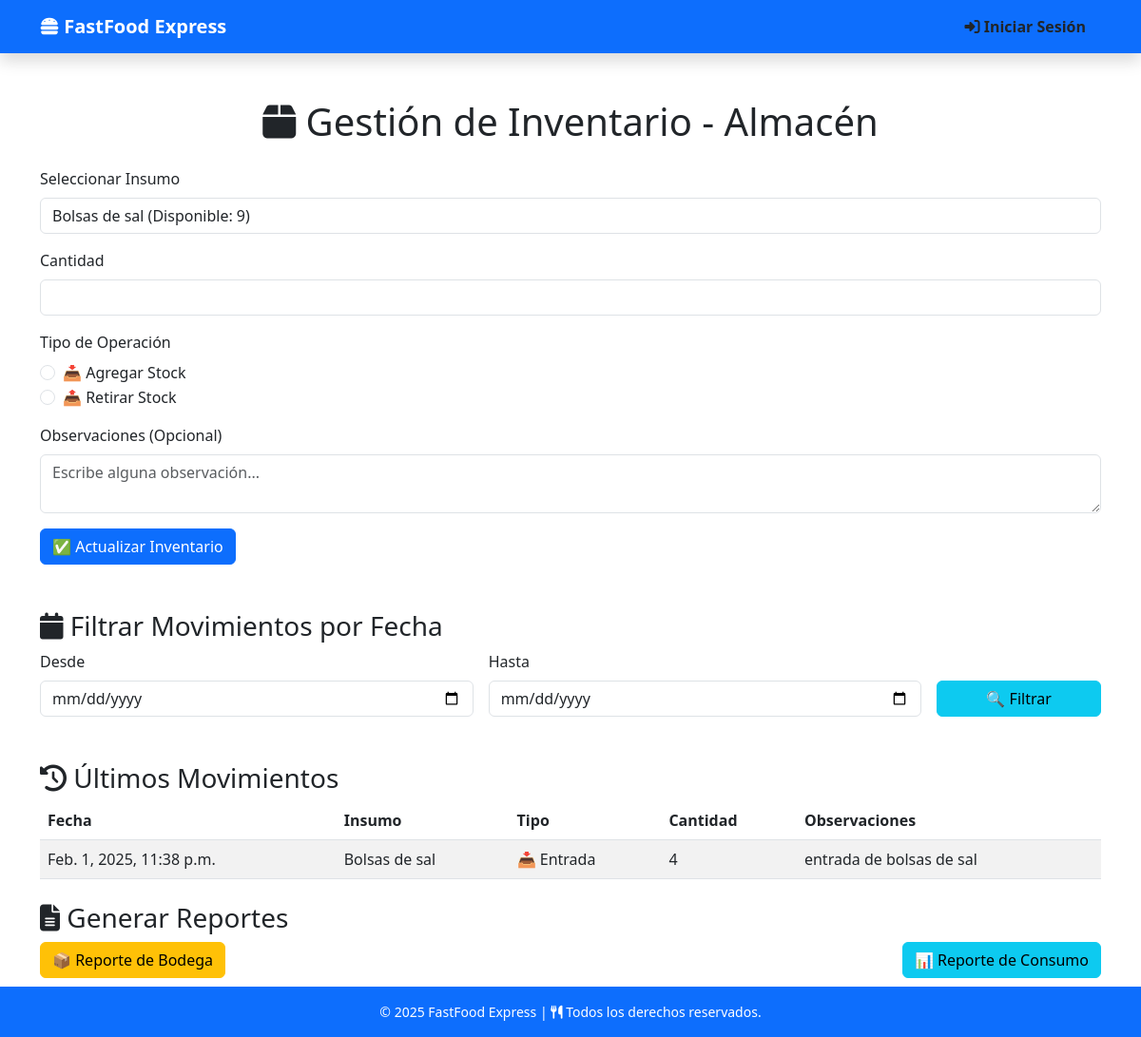
The page /inventario/gestionar/ on the database as committed earlier.
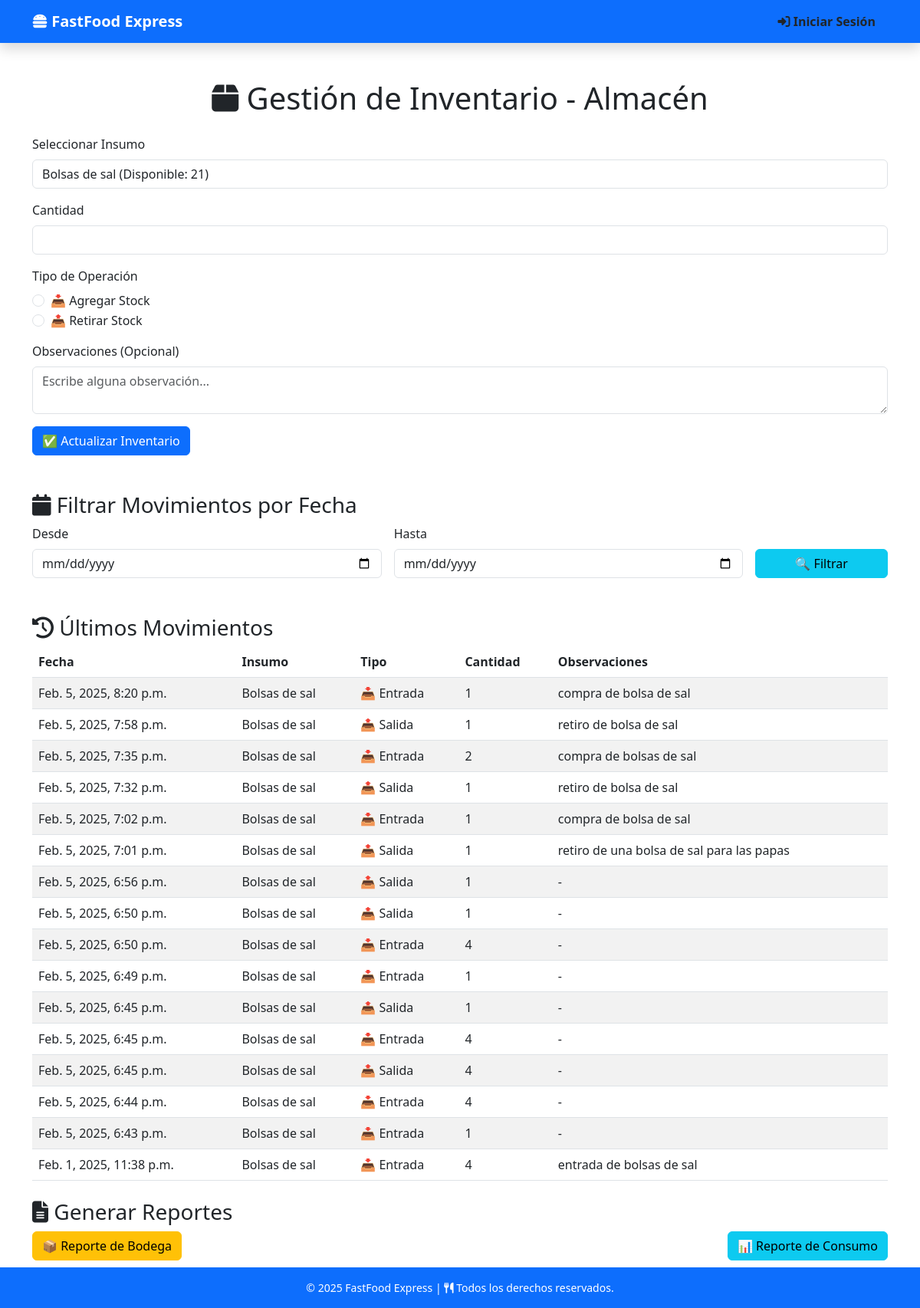
The same page on the database as committed later.
### inventario/models.py (models this page shows, shortened)
class Operacion(models.Model):
    TIPO_OPERACION_CHOICES = [
        ('entrada', 'Entrada'),
        ('salida', 'Salida'),
    ]
    tipo = models.CharField(max_length=10, choices=TIPO_OPERACION_CHOICES)
    insumo = models.ForeignKey(Insumo, on_delete=models.CASCADE, related_name="operaciones")
    cantidad = models.IntegerField()
    fechaRegistro = models.DateTimeField(auto_now_add=True)
    observaciones = models.TextField(blank=True, null=True)

class Insumo(models.Model):
    identificador = models.CharField(max_length=10, unique=True)
    nombre = models.CharField(max_length=50)
    cantidadDisponible = models.IntegerField(default=0)
    unidadMedida = models.CharField(max_length=30)
    nivelReorden = models.IntegerField()
    precioUnitario = models.FloatField()
    ubicacion = models.CharField(max_length=100)

### inventario/views.py (the view, shortened to what this page needs)
# urls.py: path('inventario/gestionar/', gestionar_inventario, name='gestionar_inventario'),
def gestionar_inventario(request):
    insumos = Insumo.objects.all()
    operaciones = Operacion.objects.all().order_by('-fechaRegistro')  # Últimos movimientos
    fecha_inicio = request.GET.get('fecha_inicio')
    fecha_fin = request.GET.get('fecha_fin')
    if fecha_inicio and fecha_fin:
        fecha_inicio = parse_date(fecha_inicio)
        fecha_fin = parse_date(fecha_fin)
        if fecha_inicio and fecha_fin:
            operaciones = operaciones.filter(fechaRegistro__date__gte=fecha_inicio, fechaRegistro__date__lte=fecha_fin)
    return render(request, 'inventario/gestionar_invetario.html', {
        'insumos': insumos,
        'operaciones': operaciones,
        'fecha_inicio': fecha_inicio,
        'fecha_fin': fecha_fin
    })

### templates/inventario/gestionar_invetario.html (shortened to what this page needs)
{% extends 'base.html' %}
{% load static %}
{% block content %}
<div class="container mt-5">
    <h1 class="text-center"><i class="fas fa-box"></i> Gestión de Inventario - Almacén</h1>
    <form method="POST" class="mt-4">
        <div class="mb-3">
            <label for="insumo" class="form-label">Seleccionar Insumo</label>
            <select id="insumo" name="insumo" class="form-control" required>
                {% for insumo in insumos %}
                    <option value="{{ insumo.id }}">{{ insumo.nombre }} (Disponible: {{ insumo.cantidadDisponible }})</option>
                {% endfor %}
            </select>
        </div>
        <div class="mb-3">
            <label for="cantidad" class="form-label">Cantidad</label>
            <input type="number" id="cantidad" name="cantidad" class="form-control" min="1" required>
        </div>
        <div class="mb-3">
            <label class="form-label">Tipo de Operación</label>
            <div class="form-check">
                <input type="radio" id="entrada" name="tipo" value="entrada" class="form-check-input" required>
                <label for="entrada" class="form-check-label">📥 Agregar Stock</label>
            </div>
            <div class="form-check">
                <input type="radio" id="salida" name="tipo" value="salida" class="form-check-input">
                <label for="salida" class="form-check-label">📤 Retirar Stock</label>
            </div>
        </div>
        <div class="mb-3">
            <label for="observaciones" class="form-label">Observaciones (Opcional)</label>
            <textarea id="observaciones" name="observaciones" class="form-control" rows="2" placeholder="Escribe alguna observación..."></textarea>
        </div>
        <button type="submit" class="btn btn-primary">✅ Actualizar Inventario</button>
    </form>
    <h3 class="mt-5"><i class="fas fa-calendar"></i> Filtrar Movimientos por Fecha</h3>
    <form method="GET" action="{% url 'gestionar_inventario' %}" class="row g-3">
        <div class="col-md-5">
            <label for="fecha_inicio" class="form-label">Desde</label>
            <input type="date" id="fecha_inicio" name="fecha_inicio" class="form-control" value="{{ fecha_inicio }}">
        </div>
        <div class="col-md-5">
            <label for="fecha_fin" class="form-label">Hasta</label>
            <input type="date" id="fecha_fin" name="fecha_fin" class="form-control" value="{{ fecha_fin }}">
        </div>
        <div class="col-md-2 d-flex align-items-end">
            <button type="submit" class="btn btn-info w-100">🔍 Filtrar</button>
        </div>
    </form>
    <h3 class="mt-5"><i class="fas fa-history"></i> Últimos Movimientos</h3>
    <table class="table table-striped">
        <thead>
            <tr>
                <th>Fecha</th>
                <th>Insumo</th>
                <th>Tipo</th>
                <th>Cantidad</th>
                <th>Observaciones</th>
            </tr>
        </thead>
        <tbody>
            {% for operacion in operaciones %}
            <tr>
                <td>{{ operacion.fechaRegistro }}</td>
                <td>{{ operacion.insumo.nombre }}</td>
                <td>{% if operacion.tipo == "entrada" %}📥 Entrada{% else %}📤 Salida{% endif %}</td>
                <td>{{ operacion.cantidad }}</td>
                <td>{{ operacion.observaciones|default:"-" }}</td>
            </tr>
            {% empty %}
            <tr>
                <td colspan="5" class="text-center text-muted">No hay movimientos recientes.</td>
            </tr>
            {% endfor %}
        </tbody>
    </table>
    <h3 class="mt-4"><i class="fas fa-file-alt"></i> Generar Reportes</h3>
    <div class="d-flex justify-content-between">
        <a href="{% url 'generar_reporte_bodega' %}" class="btn btn-warning">📦 Reporte de Bodega</a>
        <a href="{% url 'generar_reporte_consumo' %}" class="btn btn-info">📊 Reporte de Consumo</a>
    </div>
    <div class="text-center mt-4">
        <a href="{% url 'vista_inventario' %}" class="btn btn-secondary">🔙 Volver al Inventario</a>
    </div>
</div>
{% endblock %}

Rows that differ between the two databases and show on the page:
added Operacion: fechaRegistro "Feb. 5, 2025, 8:20 p.m.", insumo.nombre "Bolsas de sal", tipo "📥 Entrada", cantidad "1", observaciones "compra de bolsa de sal"
added Operacion: fechaRegistro "Feb. 5, 2025, 7:58 p.m.", insumo.nombre "Bolsas de sal", tipo "📤 Salida", cantidad "1", observaciones "retiro de bolsa de sal"
added Operacion: fechaRegistro "Feb. 5, 2025, 7:35 p.m.", insumo.nombre "Bolsas de sal", tipo "📥 Entrada", cantidad "2", observaciones "compra de bolsas de sal"
added Operacion: fechaRegistro "Feb. 5, 2025, 7:32 p.m.", insumo.nombre "Bolsas de sal", tipo "📤 Salida", cantidad "1", observaciones "retiro de bolsa de sal"
added Operacion: fechaRegistro "Feb. 5, 2025, 7:02 p.m.", insumo.nombre "Bolsas de sal", tipo "📥 Entrada", cantidad "1", observaciones "compra de bolsa de sal"
added Operacion: fechaRegistro "Feb. 5, 2025, 7:01 p.m.", insumo.nombre "Bolsas de sal", tipo "📤 Salida", cantidad "1", observaciones "retiro de una bolsa de sal para las papas"
added Operacion: fechaRegistro "Feb. 5, 2025, 6:56 p.m.", insumo.nombre "Bolsas de sal", tipo "📤 Salida", cantidad "1", observaciones "-"
added Operacion: fechaRegistro "Feb. 5, 2025, 6:50 p.m.", insumo.nombre "Bolsas de sal", tipo "📤 Salida", cantidad "1", observaciones "-"
added Operacion: fechaRegistro "Feb. 5, 2025, 6:50 p.m.", insumo.nombre "Bolsas de sal", tipo "📥 Entrada", cantidad "4", observaciones "-"
added Operacion: fechaRegistro "Feb. 5, 2025, 6:49 p.m.", insumo.nombre "Bolsas de sal", tipo "📥 Entrada", cantidad "1", observaciones "-"
added Operacion: fechaRegistro "Feb. 5, 2025, 6:45 p.m.", insumo.nombre "Bolsas de sal", tipo "📤 Salida", cantidad "1", observaciones "-"
added Operacion: fechaRegistro "Feb. 5, 2025, 6:45 p.m.", insumo.nombre "Bolsas de sal", tipo "📥 Entrada", cantidad "4", observaciones "-"
added Operacion: fechaRegistro "Feb. 5, 2025, 6:45 p.m.", insumo.nombre "Bolsas de sal", tipo "📤 Salida", cantidad "4", observaciones "-"
added Operacion: fechaRegistro "Feb. 5, 2025, 6:44 p.m.", insumo.nombre "Bolsas de sal", tipo "📥 Entrada", cantidad "4", observaciones "-"
added Operacion: fechaRegistro "Feb. 5, 2025, 6:43 p.m.", insumo.nombre "Bolsas de sal", tipo "📥 Entrada", cantidad "1", observaciones "-"
Other text that changed with them:
form field insumo: "Bolsas de sal (Disponible: 9)" → "Bolsas de sal (Disponible: 21)"
